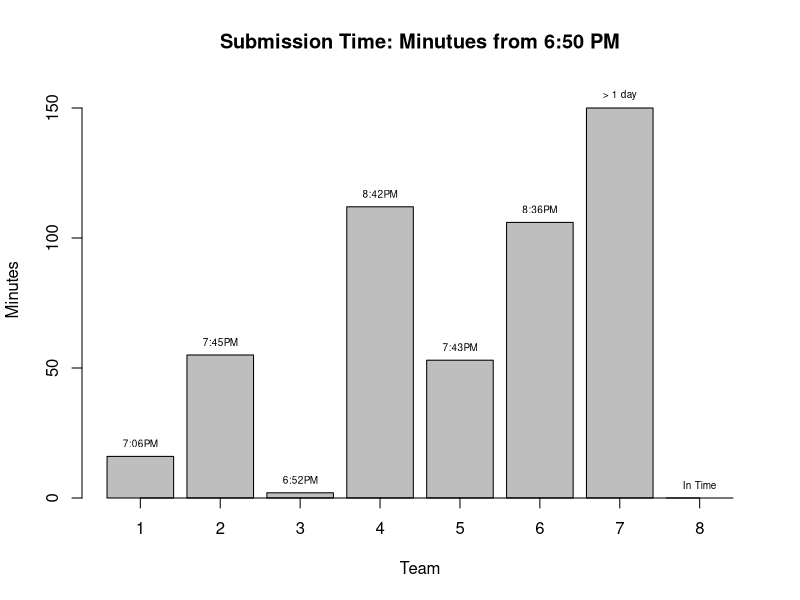
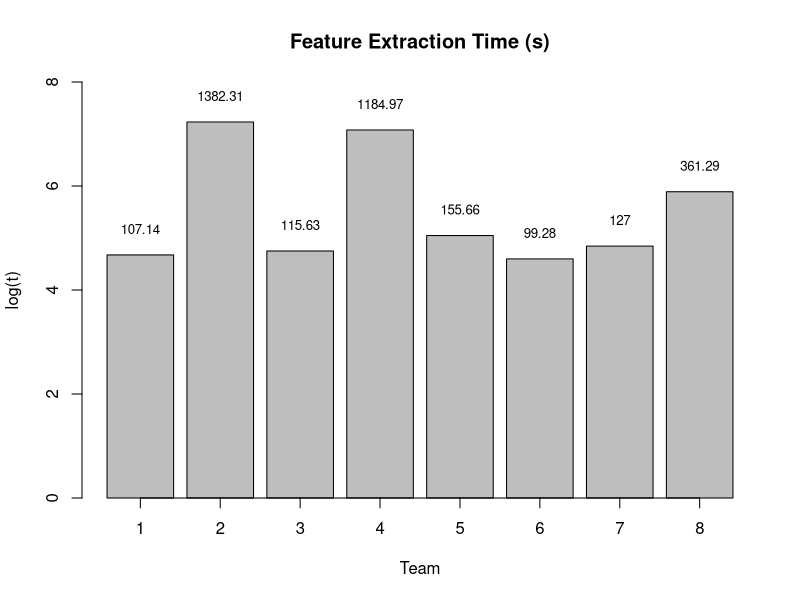
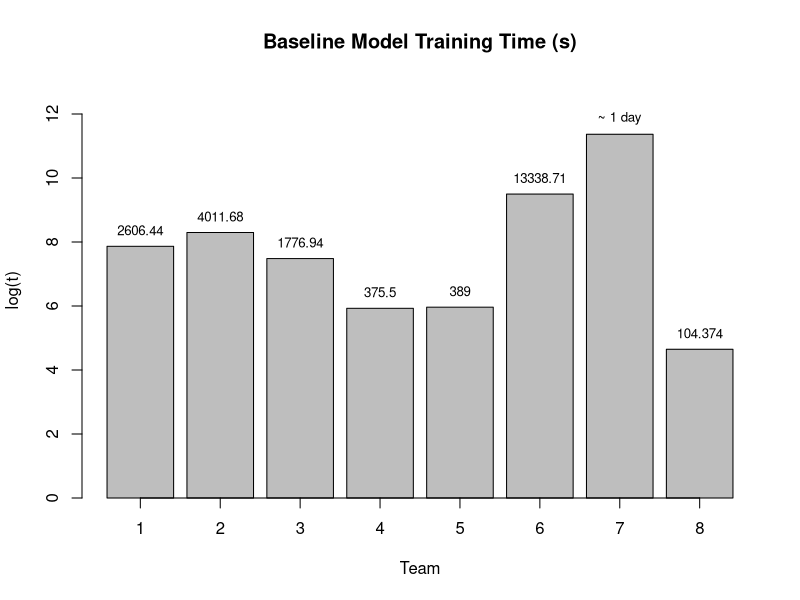
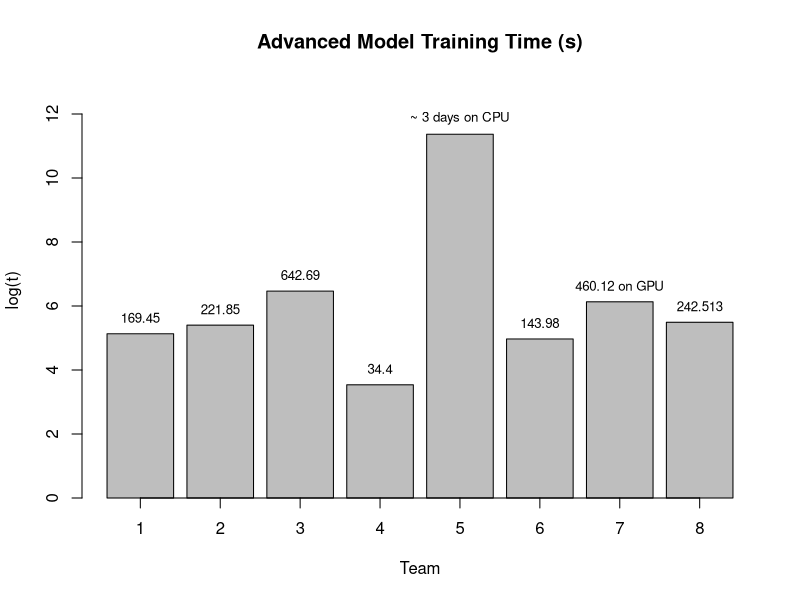
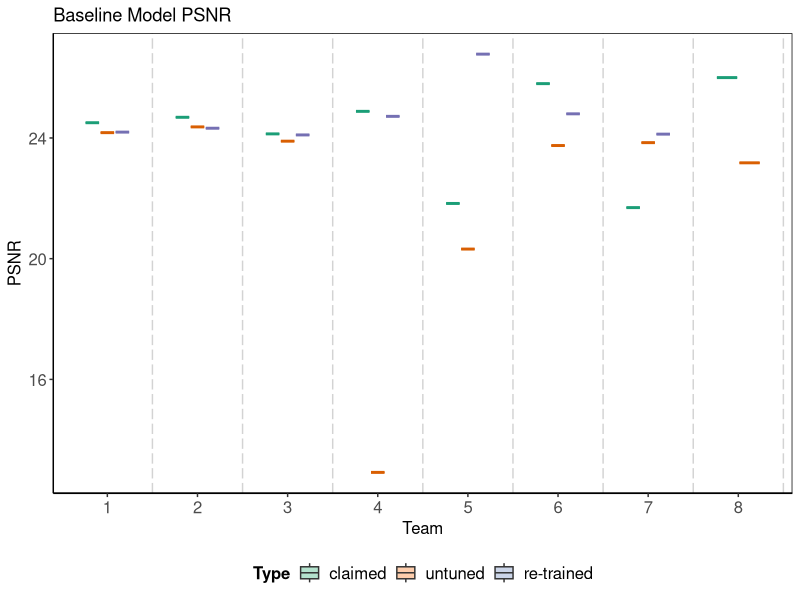
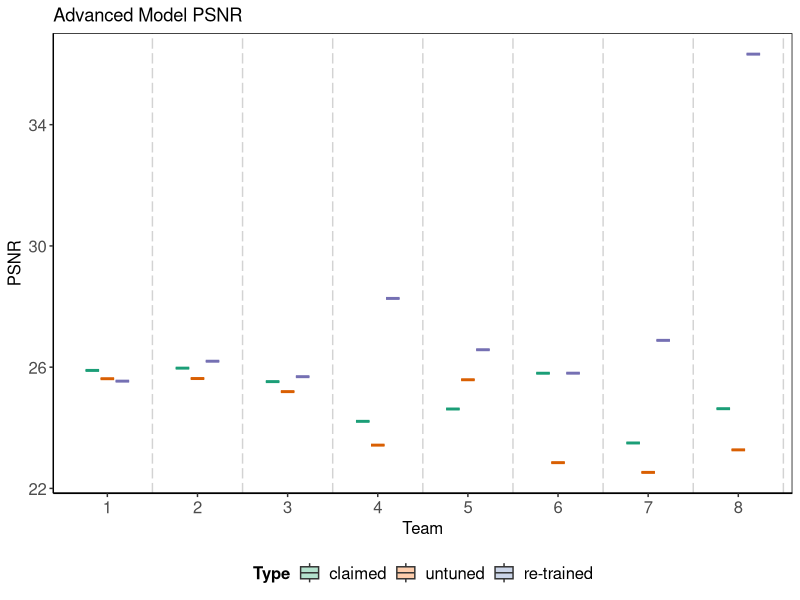

Here is the R script that generated these plots, in order:
## ---- chunk 1
# run Results.R first
submitTime <- c(16, 55, 2, 112, 53, 106, 150, 0)
submitTime_label <- c("7:06PM", "7:45PM", "6:52PM", "8:42PM", "7:43PM", "8:36PM", "> 1 day", "In Time")

bar_time <- barplot(submitTime, main="Submission Time: Minutues from 6:50 PM",
        xlab="Team", ylab="Minutes", ylim=c(0, 160))
text(bar_time, submitTime+5, submitTime_label, cex=0.6)
axis(1, bar_time, labels=as.character(1:8))
## ---- chunk 2
# run Results.R first
RunningTime <- c(107.14, 1382.31, 115.63, 1184.97, 155.66, 99.28, 127.00, 361.29)
log_RunningTime <- log(RunningTime)
bar_time <- barplot(log_RunningTime, main="Feature Extraction Time (s)",
        xlab="Team", ylab="log(t)", ylim=c(0, 8))
text(bar_time, log_RunningTime+0.5, as.character(RunningTime), cex=0.8)
axis(1, bar_time, labels=as.character(1:8))
## ---- chunk 3
# run Results.R first
RunningTime <- c(2606.44,
4011.68,
1776.94,
375.5,
389,
13338.71,
86400,
104.374)
log_RunningTime <- log(RunningTime)
bar_time <- barplot(log_RunningTime, main="Baseline Model Training Time (s)",
        xlab="Team", ylab="log(t)", ylim=c(0, 13))
RunningTimeText <- as.character(RunningTime)
RunningTimeText[7] <- '~ 1 day'
text(bar_time, log_RunningTime+0.5, RunningTimeText, cex=0.8)
axis(1, bar_time, labels=as.character(1:8))
## ---- chunk 4
# run Results.R first
RunningTime <- c(169.45,
221.85,
642.69,
34.4,
86500,
143.98,
460.12,
242.513
)
log_RunningTime <- log(RunningTime)
bar_time <- barplot(log_RunningTime, main="Advanced Model Training Time (s)",
        xlab="Team", ylab="log(t)", ylim=c(0, 13))
RunningTimeText <- as.character(RunningTime)
RunningTimeText[5] <- '~ 3 days on CPU'
RunningTimeText[7] <- '460.12 on GPU'
text(bar_time, log_RunningTime+0.5, RunningTimeText, cex=0.8)
axis(1, bar_time, labels=as.character(1:8))
## ---- chunk 5
# data saved in Results.R
err_claimed <- c(
24.505,
24.685,
24.135,
24.882,
21.83,
25.8,
21.692,
26
)
err_adv_claimed <- rep(err_claimed, each=20)
CV_error_baseline <- c(
24.194,
24.32268,
24.1005,
24.7164,
26.7778,
24.79964,
24.12674,
NA
)
err_retrained <- rep(CV_error_baseline, each=20)
# load("label_eval.RData")
# load("pred_untuned.RData")
# ind_fun <- which(is.na(label_eval))
err_untuned <- c(
24.176,
24.3665,
23.8935,
12.9186,
20.3185,
23.7492,
23.8449,
23.1762
)
err_adv_untuned <- rep(err_untuned  , each=20)

type_names <- c("claimed", "untuned", "re-trained")
# team_names <- paste0("Team ", 1:12)
team_names <- 1:8
# load("output_proj3.RData")
err_adv_all <- data.frame(Team=rep(rep(team_names, each=20), times=3), 
  					  Type=rep(type_names, each=160),
						  Error= c(err_adv_claimed, err_adv_untuned, err_retrained)) #as.vector(t(output$err_adv_retrained))))

err_adv_all$Type <- factor(err_adv_all$Type, levels= type_names)
err_adv_all$Team <- factor(err_adv_all$Team, levels= team_names)


#err_adv_all$Error <- err_adv_all$Error

type_names <- c("claimed", "untuned", "re-trained")
team_names <- paste0("Team ", 1:10)

library(ggplot2)
(ggplot(err_adv_all, aes(y = Error, x = Team, fill = Type, colour = Type)) 
+ geom_boxplot(width=0.5,outlier.colour = NULL)
#+ scale_alpha_continuous(guide=FALSE, range=c(0.01,0.99))
+theme(axis.line = element_line(colour = "black"),
      panel.grid.major = element_blank(),
      panel.grid.minor = element_blank(),
      panel.border = element_rect(colour = "black", fill=NA),
      axis.text=element_text(size=12),
      axis.title=element_text(size=12),
      legend.text=element_text(size=12),
      legend.title=element_text(size=12, face="bold"),
      legend.position="bottom",
      strip.text.y = element_text(size = 13, face="bold"),
      panel.background = element_blank())
+ labs(title="Baseline Model PSNR", x="Team", y="PSNR")
+ scale_colour_brewer(palette = "Dark2", guide = FALSE)
+ scale_fill_brewer(palette = "Pastel2", labels=type_names, guide = guide_legend(title = "Type"))
+ geom_vline(xintercept = seq(1.5, 13.5, 1), linetype = "longdash", colour="lightgrey")) 

## ---- chunk 6
# data saved in Results.R
err_claimed <- c(
25.893,
25.968,
25.523,
24.213,
24.62,
25.8,
23.499,
24.63
)
err_adv_claimed <- rep(err_claimed, each=20)
CV_error_baseline <- c(
25.539,
26.1961,
25.686,
28.2682,
26.575,
25.8015,
26.8847,
36.327)
err_retrained <- rep(CV_error_baseline, each=20)
# load("label_eval.RData")
# load("pred_untuned.RData")
# ind_fun <- which(is.na(label_eval))
err_untuned <- c(
25.619,
25.625,
25.193,
23.428,
25.585,
22.850,
22.529,
23.272
)
err_adv_untuned <- rep(err_untuned  , each=20)

type_names <- c("claimed", "untuned", "re-trained")
# team_names <- paste0("Team ", 1:12)
team_names <- 1:8
# load("output_proj3.RData")
err_adv_all <- data.frame(Team=rep(rep(team_names, each=20), times=3), 
  					  Type=rep(type_names, each=160),
						  Error= c(err_adv_claimed, err_adv_untuned, err_retrained)) #as.vector(t(output$err_adv_retrained))))

err_adv_all$Type <- factor(err_adv_all$Type, levels= type_names)
err_adv_all$Team <- factor(err_adv_all$Team, levels= team_names)


err_adv_all$Error <- err_adv_all$Error

type_names <- c("claimed", "untuned", "re-trained")
team_names <- paste0("Team ", 1:8)

library(ggplot2)
(ggplot(err_adv_all, aes(y = Error, x = Team, fill = Type, colour = Type)) 
+ geom_boxplot(width=0.5,outlier.colour = NULL)
#+ scale_alpha_continuous(guide=FALSE, range=c(0.01,0.99))
+theme(axis.line = element_line(colour = "black"),
      panel.grid.major = element_blank(),
      panel.grid.minor = element_blank(),
      panel.border = element_rect(colour = "black", fill=NA),
      axis.text=element_text(size=12),
      axis.title=element_text(size=12),
      legend.text=element_text(size=12),
      legend.title=element_text(size=12, face="bold"),
      legend.position="bottom",
      strip.text.y = element_text(size = 13, face="bold"),
      panel.background = element_blank())
+ labs(title="Advanced Model PSNR", x="Team", y="PSNR")
+ scale_colour_brewer(palette = "Dark2", guide = FALSE)
+ scale_fill_brewer(palette = "Pastel2", labels=type_names, guide = guide_legend(title = "Type"))
+ geom_vline(xintercept = seq(1.5, 13.5, 1), linetype = "longdash", colour="lightgrey")) 
